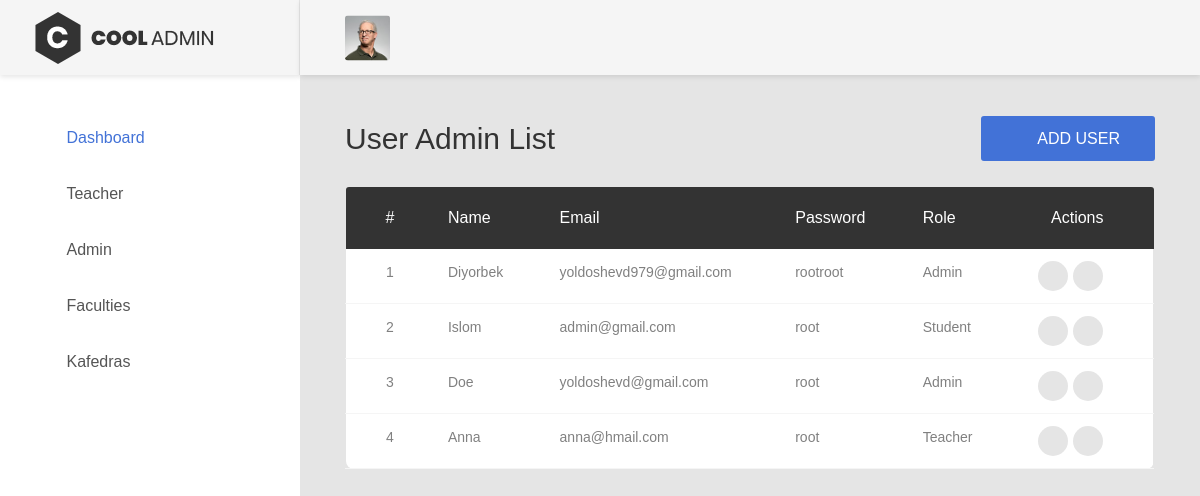
Page /dashboard/user/list/ (signed in) on the earlier database version.
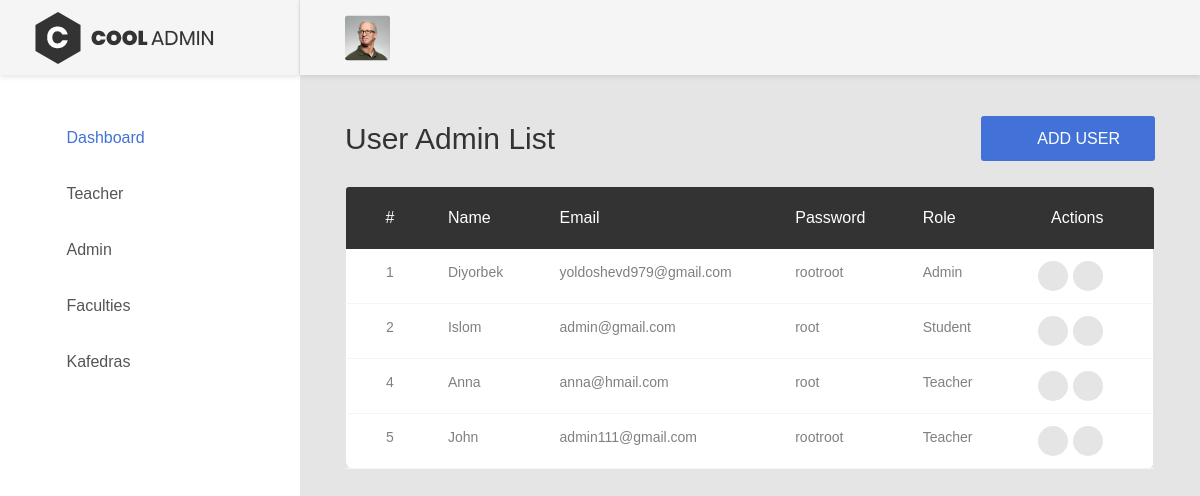
Same page on the later database version.
### unver/models.py (models this page shows, shortened)
class Users(models.Model):
    full_name = models.TextField(db_column="full_name")
    email = models.TextField(unique=True)
    password = models.TextField()
    role = models.ForeignKey(Roles, models.DO_NOTHING)
    class Meta:
        managed = False
        db_table = 'Users'

class Roles(models.Model):
    name = models.TextField(unique=True)
    def __str__(self):
        return self.name
    class Meta:
        managed = False
        db_table = 'Roles'

### unver/views.py (the view)
# urls.py: path('user/list/', admin_list_user, name='admin_list'),
@login_required_decorator
def admin_list_user(request):
    user = Users.objects.all()
    ctx = {'user': user}
    return render(request,'admin/list.html',ctx)

### templates/admin/list.html
{% extends 'base.html' %}
{% load static %}
{% block content %}
<div class="page-container">
    {% include 'userbar.html' %}
    <div class="main-content">
        <div class="section__content section__content--p30">
            <div class="container-fluid">
                <div class="overview-wrap">
                    <h2 class="title-1">User Admin List</h2>
                    <a class="au-btn au-btn-icon au-btn--blue" href="{% url 'admin_create' %}">
                        <i class="zmdi zmdi-plus"></i> Add User
                    </a>
                </div>
                <br>
                <div class="table-responsive m-b-40">
                    <table class="table table-borderless table-data3">
                        <thead>
                            <tr>
                                <th>#</th>
                                <th>Name</th>
                                <th>Email</th>
                                <th>Password</th>
                                <th>Role</th>
                                <th>Actions</th>
                            </tr>
                        </thead>
                        <tbody>
                            {% for t in user %}
                                <tr>
                                    <td>{{ t.id }}</td>
                                    <td>{{ t.full_name }}</td>
                                    <td>{{ t.email }}</td>
                                    <td>{{ t.password }}</td>
                                    <td>{{ t.role }}</td>
                                    <td>
                                        <div class="table-data-feature">
                                            <a class="item" href="{% url 'admin_edit' pk=t.id %}" title="Edit">
                                                <i class="zmdi zmdi-edit text-warning"></i>
                                            </a>
                                            <a class="item" href="{% url 'admin_delete' pk=t.id %}" title="Delete">
                                                <i class="zmdi zmdi-delete text-danger"></i>
                                            </a>
                                        </div>
                                    </td>
                                </tr>
                            {% empty %}
                                <tr>
                                    <td colspan="3" class="text-center">No admin user found</td>
                                </tr>
                            {% endfor %}
                        </tbody>
                    </table>
                </div>
            </div>
        </div>
    </div>
</div>
{% endblock %}

### templates/base.html (shortened to what this page needs)
<!DOCTYPE html>
{% load static %}
<html lang="en">
    <head>
        <link href="{% static 'vendor/font-awesome-4.7/css/font-awesome.min.css' %}" rel="stylesheet" media="all">
        <link href="{% static 'vendor/font-awesome-5/css/fontawesome-all.min.css' %}" rel="stylesheet" media="all">
        <link href="{% static 'vendor/mdi-font/css/material-design-iconic-font.min.css' %}" rel="stylesheet" media="all">
        <link href="{% static 'vendor/bootstrap-4.1/bootstrap.min.css' %}" rel="stylesheet" media="all">
        <link href="{% static 'vendor/animsition/animsition.min.css' %}" rel="stylesheet" media="all">
        <link href="{% static 'vendor/bootstrap-progressbar/bootstrap-progressbar-3.3.4.min.css' %}" rel="stylesheet" media="all">
        <link href="{% static 'vendor/wow/animate.css' %}" rel="stylesheet" media="all">
        <link href="{% static 'vendor/css-hamburgers/hamburgers.min.css' %}" rel="stylesheet" media="all">
        <link href="{% static 'vendor/slick/slick.css' %}" rel="stylesheet" media="all">
        <link href="{% static 'vendor/select2/select2.min.css' %}" rel="stylesheet" media="all">
        <link href="{% static 'vendor/perfect-scrollbar/perfect-scrollbar.css' %}" rel="stylesheet" media="all">
        <link href="{% static 'css/theme.css' %}" rel="stylesheet" media="all">
    </head>
    <body class="animsition">
        <div class="page-wrapper">
            {% include 'sidebar.html' %}
            {% block content %}{% endblock %}
        </div>
    </body>
</html>

### templates/sidebar.html
{% load static %}
<aside class="menu-sidebar d-none d-lg-block">
    <div class="logo">
        <a href="#">
            <img src="{% static 'images/icon/logo.png' %}" alt="Cool Admin" />
        </a>
    </div>
    <div class="menu-sidebar__content js-scrollbar1">
        <nav class="navbar-sidebar">
            <ul class="list-unstyled navbar__list">
                <li class="active">
                    <a href="{% url 'admin_dashboard' %}"><i class="fas fa-tachometer-alt"></i>Dashboard</a>
                </li>
                <li>
                    <a href="{% url 'teacher_list' %}"><i class="fas fa-chart-bar"></i>Teacher</a>
                </li>
                <li>
                    <a href="{% url 'admin_list' %}"><i class="fas fa-chart-bar"></i>Admin</a>
                </li>
                <li>
                    <a href="{% url 'faculty_list' %}"><i class="fas fa-chart-bar"></i>Faculties</a>
                </li>
                <li>
                    <a href="{% url 'kafedra_list' %}"><i class="fas fa-chart-bar"></i>Kafedras</a>
                </li>
            </ul>
        </nav>
    </div>
</aside>

### templates/userbar.html (shortened to what this page needs)
    {% load static%}
    <header class="header-desktop">
        <div class="section__content section__content--p30">
            <div class="container-fluid">
                <div class="header-wrap">
                    <div class="header-button">
                        <div class="account-wrap">
                            <div class="account-item clearfix js-item-menu">
                                <div class="image">
                                    <img src="{% static 'images/icon/avatar-01.jpg' %}" alt="John Doe" />
                                </div>
                                <div class="content">
                                    <a class="js-acc-btn" href="#">{{user.username}}</a>
                                </div>
                            </div>
                        </div>
                    </div>
                </div>
            </div>
        </div>
    </header>

Differences in the rows shown:
removed Users: id "3", full_name "Doe", email "yoldoshevd@gmail.com", password "root", role "Admin"
added Users: id "5", full_name "John", email "admin111@gmail.com", password "rootroot", role "Teacher"
